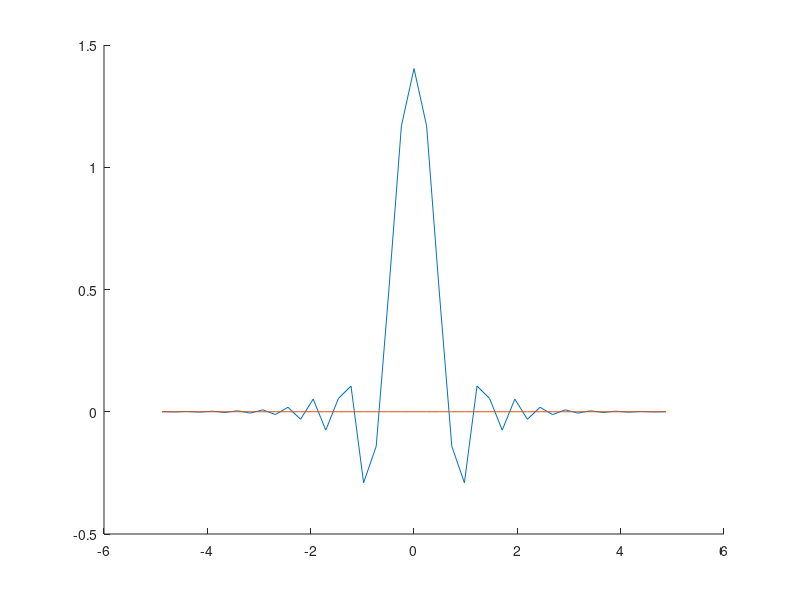

The MATLAB source for this figure:
%settings
dx = 0.1 ;
T = 4 ;
N = T/dx + 1 ;
fs = 1/dx ;
df = 1/(N*dx) ;
j = sqrt(-1) ;

%Shifting: g1(x)=g(x-2)

%Sampling
n_s = 0:dx:T ;
g_d = sin(pi*(n_s-2).^2)./(pi*(n_s-2).^2) ;
g_d(21) = 1;

%DFT
Gd = zeros(1,N) ;
for m = 0:(N-1)
	for n = 0:(N-1)
		Gd(m+1) = Gd(m+1) + g_d(n+1)*exp(-j*2*pi*m*n/N) ;
    end
end

%Mapping to the true frequency
f_s_neg = [ceil(N/2):(N-1)]*fs/N-fs ;
f_s_pos = [0:N/2]*fs/N ;
f_s = [f_s_neg f_s_pos] ;
G1 = fftshift(Gd*dx) ;

%Using the modulation property
G = exp(j*4*pi*f_s).*G1 ;

%Plotting the graph
figure
hold on
plot(f_s, real(G));
plot(f_s, imag(G));
hold off